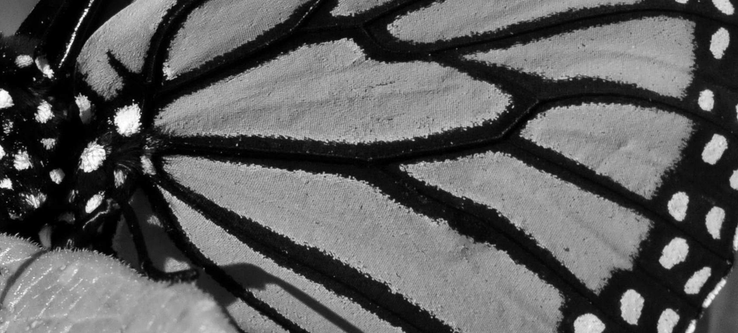
#> input picture data/train/0006.png, 738 x 333 px, found by its file name; its folder holds only this picture in this run
$ python im_patch_creation.py
#> lines starting #> are read from the running program, lines starting #| are printed output that depends on the picture
# -*- coding: utf-8 -*-
"""
Created on Mon Dec  2 15:47:14 2024

@author: Vincent
"""
import os
from PIL import Image
import numpy as np

#%% INPUT:
# Get the patch size and input/output folders from the user
input_folder = r"E:\vdeandrade\Stanford_project\Models_from_github\FSRCNN-TF2-Keras\data\DIV2K_train_HR" # path to the folder with images
patch_size = 36 # patch size (n x n)
output_folder = r"E:\vdeandrade\Stanford_project" # path to the output folder storing the patches

input_folder = r"E:\vdeandrade\Stanford_project\Models_from_github\FSRCNN-TF2-Keras\data\test\Set5_Set14_some_urban100_general100" # path to the folder with images
patch_size = 36 # patch size (n x n)
output_folder = r"E:\vdeandrade\Stanford_project\Models_from_github\FSRCNN-TF2-Keras\data\val_patch" # path to the output folder storing the patches

input_folder = r"E:\vdeandrade\Stanford_project\Models_from_github\FSRCNN-TF2-Keras\data\train" # path to the folder with images
patch_size = 36 # patch size (n x n)
output_folder = r"E:\vdeandrade\Stanford_project\Models_from_github\FSRCNN-TF2-Keras\data\train_patch" # path to the output folder storing the patches


#%% Functions
def cut_image_into_patches(image_path, patch_size, output_folder):
    # Open the image
#> called with patch_size = 36
    img = Image.open(image_path)
#> img is the input picture: PIL image 738x333 L; min 0, max 255, mean 92.3
    img_width, img_height = img.size
#> img_width = 738; img_height = 333

    # Get the base name of the image to create output file names
    base_name = os.path.basename(image_path)
    image_name, _ = os.path.splitext(base_name)

    # Loop through the image and extract patches
    patch_count = 0
    for i in range(0, img_width, patch_size):
        for j in range(0, img_height, patch_size):
            # Define the bounding box for the patch
            box = (i, j, min(i + patch_size, img_width), min(j + patch_size, img_height))
            patch = img.crop(box)

            # Save the patch as a new image
            patch_file_name = f"{image_name}_patch_{patch_count}.png"
            patch.save(os.path.join(output_folder, patch_file_name))
            patch_count += 1
#> this loop made 21 passes
#> pass 1, in cut_image_into_patches, `patch.save(os.path.join(output_folder, patch_file_name))`:
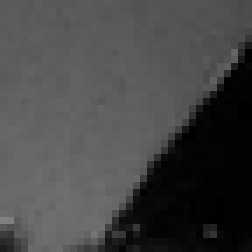
#> saved as 0006_patch_0.png: PIL image 36x36 L (shown 7 times larger); min 0, max 128, mean 69.8
#> pass 1, in cut_image_into_patches, `patch.save(os.path.join(output_folder, patch_file_name))`:
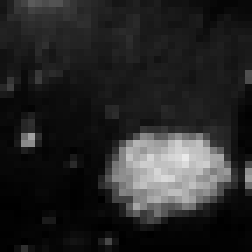
#> saved as 0006_patch_1.png: PIL image 36x36 L (shown 7 times larger); min 0, max 233, mean 38.5
#> pass 1, in cut_image_into_patches, `patch.save(os.path.join(output_folder, patch_file_name))`:
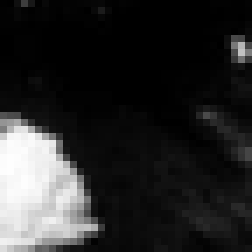
#> saved as 0006_patch_2.png: PIL image 36x36 L (shown 7 times larger); min 0, max 254, mean 40.7
#> pass 1, in cut_image_into_patches, `patch.save(os.path.join(output_folder, patch_file_name))`:
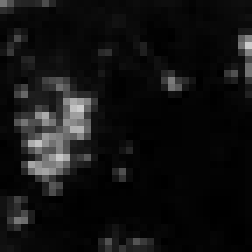
#> saved as 0006_patch_3.png: PIL image 36x36 L (shown 7 times larger); min 0, max 204, mean 17.9
#> after the loop, patch_count = 210

def process_images(input_folder, patch_size, output_folder):
    # Create the output folder if it doesn't exist
    if not os.path.exists(output_folder):
        os.makedirs(output_folder)

    # Loop through all files in the input folder
    for filename in os.listdir(input_folder):
        if filename.endswith('.png'):
            image_path = os.path.join(input_folder, filename)
            cut_image_into_patches(image_path, patch_size, output_folder)


#%% Process the images and save the patches
process_images(input_folder, patch_size, output_folder)
print(f"All patches saved to {output_folder}")

$ run again, on data/train/0040.png
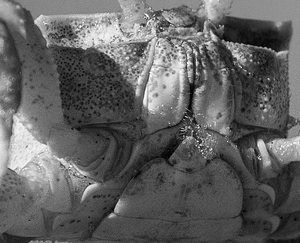
#> input picture data/train/0040.png, 300 x 243 px, found by its file name
#> in cut_image_into_patches, img is the input picture: PIL image 300x243 L; min 0, max 255, mean 97.1
#> the loop in cut_image_into_patches, `for i in range(0, img_width, patch_size):` made 9 passes
#> pass 1, in cut_image_into_patches, `patch.save(os.path.join(output_folder, patch_file_name))`:
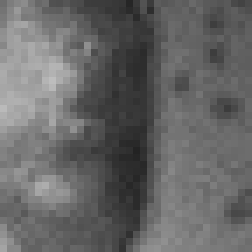
#> saved as 0040_patch_2.png: PIL image 36x36 L (shown 7 times larger); min 35, max 189, mean 102.3
#> pass 1, in cut_image_into_patches, `patch.save(os.path.join(output_folder, patch_file_name))`:
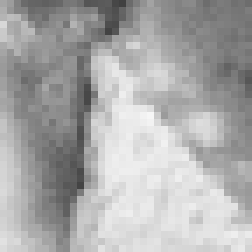
#> saved as 0040_patch_3.png: PIL image 36x36 L (shown 7 times larger); min 65, max 246, mean 171.1
#> after the loop in cut_image_into_patches, `for i in range(0, img_width, patch_size):`: patch_count = 63

$ run again, on data/train/0043.png
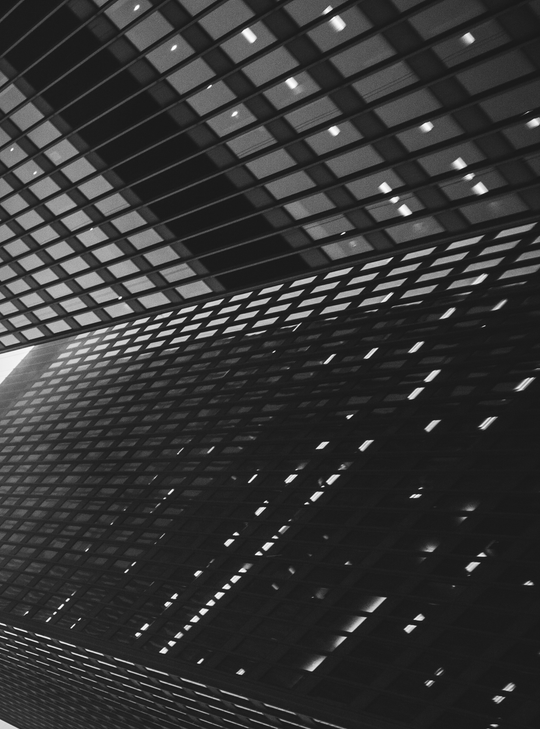
#> input picture data/train/0043.png, 540 x 729 px, found by its file name
#> in cut_image_into_patches, img is the input picture: PIL image 540x729 L; min 12, max 255, mean 52
#> the loop in cut_image_into_patches, `for i in range(0, img_width, patch_size):` made 15 passes
#> pass 1, in cut_image_into_patches, `patch.save(os.path.join(output_folder, patch_file_name))`:
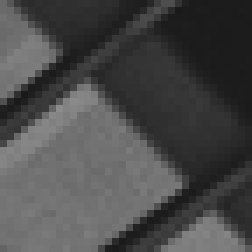
#> saved as 0043_patch_2.png: PIL image 36x36 L (shown 7 times larger); min 26, max 139, mean 73.9
#> pass 1, in cut_image_into_patches, `patch.save(os.path.join(output_folder, patch_file_name))`:
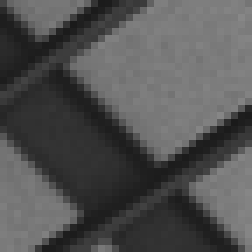
#> saved as 0043_patch_3.png: PIL image 36x36 L (shown 7 times larger); min 26, max 135, mean 82.3
#> after the loop in cut_image_into_patches, `for i in range(0, img_width, patch_size):`: patch_count = 315

$ run again, on data/train/0014.png
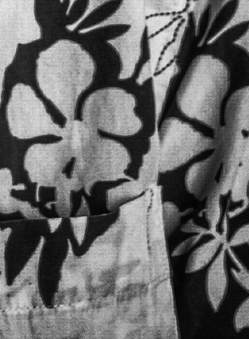
#> input picture data/train/0014.png, 249 x 339 px, found by its file name
#> in cut_image_into_patches, img is the input picture: PIL image 249x339 L; min 3, max 230, mean 106.4
#> the loop in cut_image_into_patches, `for i in range(0, img_width, patch_size):` made 7 passes
#> pass 1, in cut_image_into_patches, `patch.save(os.path.join(output_folder, patch_file_name))`:
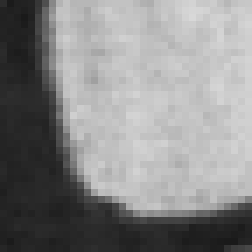
#> saved as 0014_patch_3.png: PIL image 36x36 L (shown 7 times larger); min 26, max 216, mean 136.3
#> after the loop in cut_image_into_patches, `for i in range(0, img_width, patch_size):`: patch_count = 70
